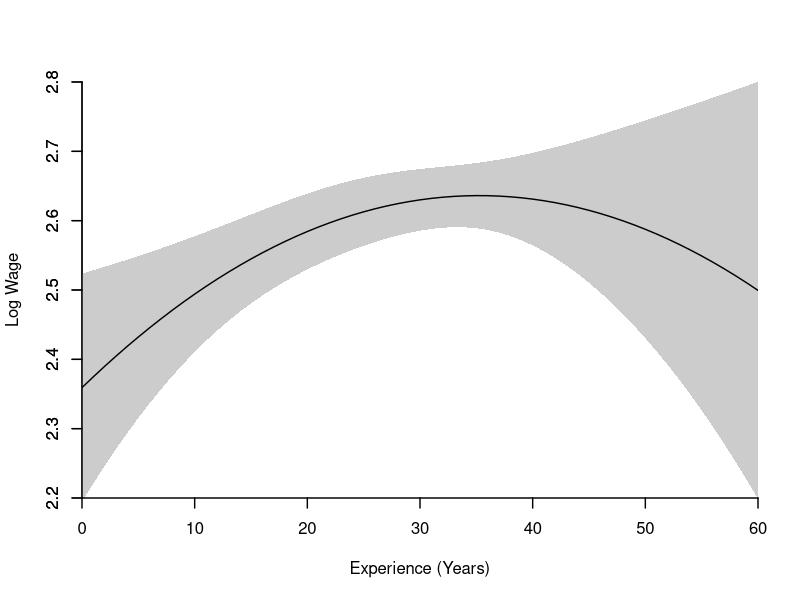
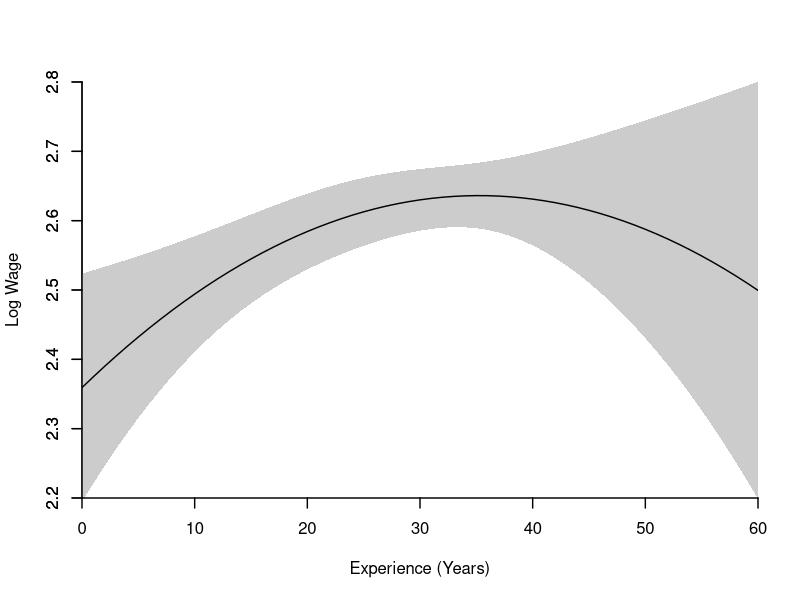

Write R code to recreate these figures, in order.
#################################################
### This file generates Figure 7.4b
### Wage on Experience Regression Intervals
#################################################
### Uses data file cps09mar.txt
#########################################

dat <- as.matrix(read.delim("cps09mar.txt",header=FALSE))
experience <- dat[,1]-dat[,4]-6
mbf <- (dat[,11]==2)&(dat[,12]<=2)&(dat[,2]==1)
dat1 <- dat[mbf,]

#	Regression (3.12)
exp <- dat1[,1]-dat1[,4]-6
exp2 <- exp^2/100
y <- as.matrix(log(dat1[,5]/(dat1[,6]*dat1[,7])))
x <- cbind(dat1[,4],exp,exp2,matrix(1,nrow(dat1),1))
beta <- solve(t(x)%*%x,t(x)%*%y)

# Covariance Matrix (4.37)
e <- y-x%*%beta
leverage <- rowSums(x*(x%*%solve(t(x)%*%x)))
k <- ncol(x)
u3 <- x*((e/sqrt(1-leverage))%*%matrix(1,1,k))
xx <- solve(t(x)%*%x)
v3 <- xx %*% (t(u3)%*%u3) %*% xx

# Create Figure 
exp_seq <- seq(0,60)
xfit <- cbind(12,exp_seq,exp_seq^2/100,rep(1,61))
wage_fit <- xfit%*%beta
s <- apply(xfit,1,function(x) sqrt(t(x)%*%v3%*%x))
ub <- wage_fit + 1.96*s
lb <- wage_fit - 1.96*s

wd <- 1.4

pdf("HANSEN7-4b.pdf",family="Helvetica",colormodel='cmyk',width=4.5,height=4.5)
plot(exp_seq,wage_fit,type='l',title=NULL,xaxs="i",yaxs="i",xaxt="n",
     xlab="Experience (Years)",ylab="Log Wage",xlim=c(0,60),ylim=c(2.2,2.8),bty="n",cex.lab=1.0,lwd=wd)
polygon(c(exp_seq,rev(exp_seq)),c(lb,rev(ub)),border=NA,col=gray(.8),lwd=wd)
axis(1,at=seq(0,60,by=10),lwd=wd)
axis(2,lwd=wd)
lines(exp_seq,wage_fit,lty=1,lwd=wd)
dev.off()

postscript("HANSEN7-4b.eps",paper="special",width=4.5,height=4.5,horizontal=FALSE,onefile=FALSE,family="Helvetica",colormodel='cmyk')
plot(exp_seq,wage_fit,type='l',title=NULL,xaxs="i",yaxs="i",xaxt="n",
     xlab="Experience (Years)",ylab="Log Wage",xlim=c(0,60),ylim=c(2.2,2.8),bty="n",cex.lab=1.0,lwd=wd)
polygon(c(exp_seq,rev(exp_seq)),c(lb,rev(ub)),border=NA,col=gray(.8),lwd=wd)
axis(1,at=seq(0,60,by=10),lwd=wd)
axis(2,lwd=wd)
lines(exp_seq,wage_fit,lty=1,lwd=wd)
dev.off()
